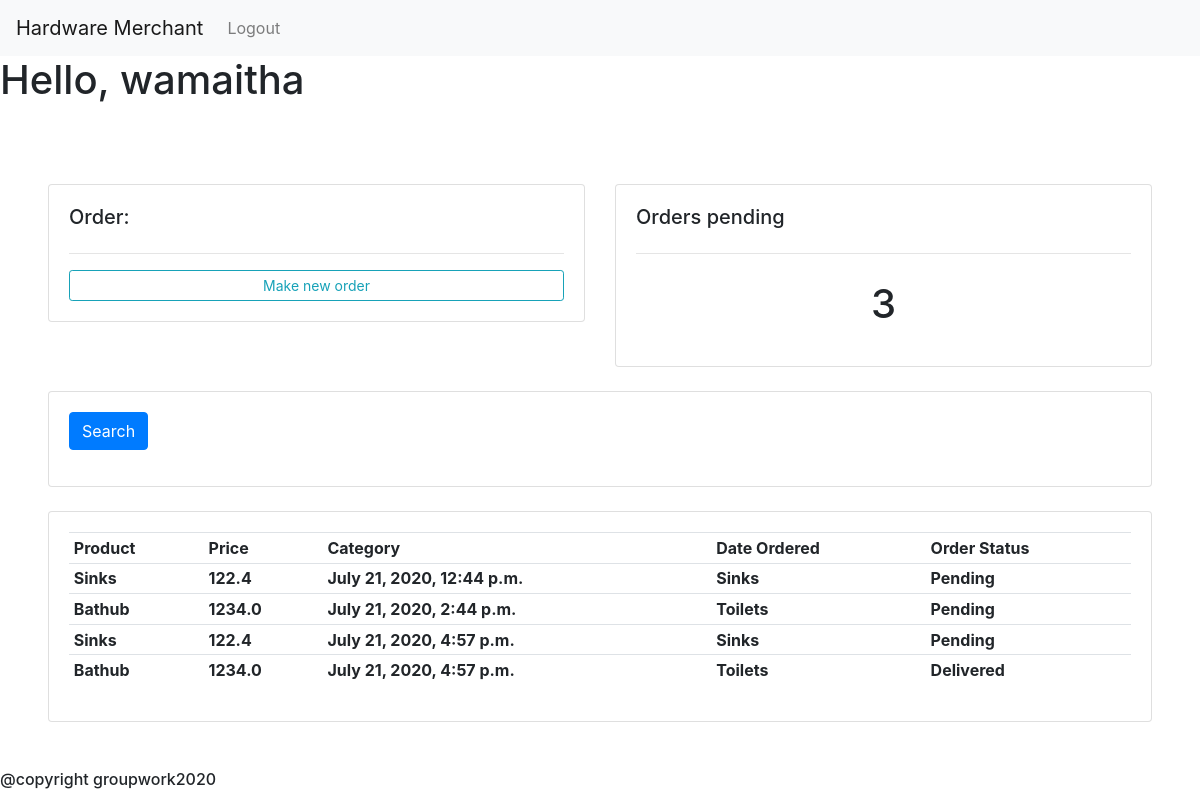
The app's page /customer/Wamzy/ (signed in), older data.
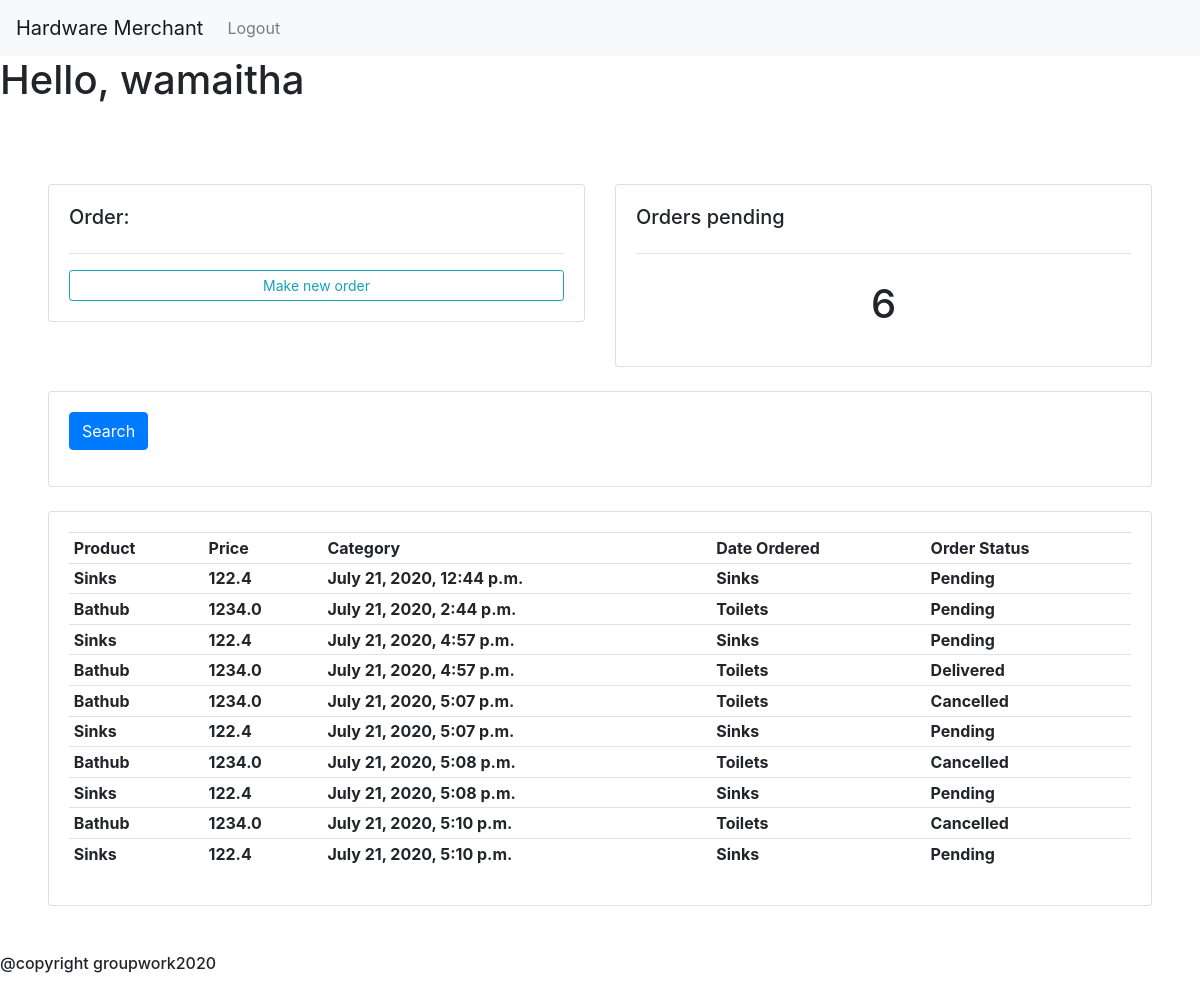
The same page, newer data.
### main/models.py (models this page shows, shortened)
class Order(models.Model):
    STATUS =(
                ('Pending', 'Pending'),
                ('Cancelled', 'Cancelled'),
                ('Delivered', 'Delivered'),
            )
    customer = models.ForeignKey(Customer, null=True, on_delete = models.SET_NULL)
    product =models.ForeignKey(Product, null=True, on_delete = models.SET_NULL)
    status =models.CharField(max_length=200, null=True, choices=STATUS)
    date_created=models.DateTimeField(auto_now_add=True,  null=True)

class Product(models.Model):
    CATEGORY = (
                    ('Sinks', 'Sinks'),
                    ('Pipes', 'Pipes'),
                    ('Toilets', 'Toilets'),
                )
    name=models.CharField(max_length=200, null=True)
    price=models.FloatField(max_length=200, null=True)
    category=models.CharField(max_length=200, null=True,choices=CATEGORY)
    description=models.CharField(max_length=200, null=True, blank=True)
    date_created=models.DateTimeField(auto_now_add=True,  null=True)
    image_url = models.CharField(max_length=200, null=True,default='https://upload.wikimedia.org/wikipedia/commons/8/89/Portrait_Placeholder.png' )
    stock_number = models.IntegerField(null=True, default=0)

### main/views.py (the view)
# urls.py: path("customer/<slug:username>/", views.customer, name='user'),
@login_required(login_url='main:login')
def customer(request, username):
    username = Customer.objects.get(name=username)
    orders = username.order_set.all()
    orders_pending = orders.filter(status='Pending').count()
    context = {
        'username': username,
        'orders': orders,
        'orders_pending': orders_pending
    }
    return render(request, 'main/orders.html', context)

### main/models.py (called while the page is built)
    def __str__(self):
        return self.name

### main/templates/main/orders.html
{% extends 'main/base.html' %}
{% block content%}
	<br>
<div style="margin: 1%; padding: 3%">
<div class="row" >
	<div class="col-md">
		<div class="card card-body">
			<h5>Order:</h5>
			<hr>
			<a class="btn btn-outline-info  btn-sm btn-block" href="{% url 'main:createorder' username %}">Make new order</a>
		</div>
	</div>
	<div class="col-md">
		<div class="card card-body">
			<h5>Orders pending</h5>
			<hr>
			<h1 style="text-align: center;padding: 10px">{{ orders_pending }}</h1>
		</div>
	</div>
</div>
<br>
<div class="row">
	<div class="col">
		<div class="card card-body">
			<form method="get">
		    <button class="btn btn-primary" type="submit">Search</button>
		  </form>
		</div>
	</div>
</div>
<br>
      <div class="row">
        <div class="col-md">
            <div class="card card-body">
                <table class="table table-sm">
                    <tr>
                        <th>Product</th>
                        <th>Price</th>
                        <th>Category</th>
                        <th>Date Ordered</th>
                        <th>Order Status</th>
                    </tr>
                      {% for order in orders %}
                    <tr>
                        <th>  {{order.product.name}}</th>
                        <th>  {{order.product.price}}</th>
                        <th>  {{order.date_created}}</th>
                        <th>  {{order.product.category}}</th>
                        <th>  {{order.status}}</th>
                    </tr>
                    {% endfor %}
                </table>
            </div>
        </div>
    </div>
</div>
{% endblock %}

### main/templates/main/base.html (shortened to what this page needs)
{% load static %}
<html lang="en">
  <head>
    <link rel="stylesheet" href="https://stackpath.bootstrapcdn.com/bootstrap/4.5.0/css/bootstrap.min.css">
  </head>
  <body>
    <nav class="navbar navbar-expand-lg navbar-light bg-light">
  <a class="navbar-brand" href="#"> Hardware Merchant</a>
  <div class="collapse navbar-collapse" id="navbarNav">
    <ul class="navbar-nav">
      <li class="nav-item">
        <a class="nav-link" href="{% url 'main:logout' %}">Logout</a>
      </li>
    </ul>
  </div>
</nav>
            <h1 class="user">Hello, {{request.user}}</h1>
    {% block content %}
    {% endblock %}
    <h6>@copyright groupwork2020</h6>
  </body>
</html>

Row changes from the older to the newer data that the page shows:
added Order: product.name "Bathub", product.price "1234.0", date_created "July 21, 2020, 5:07 p.m.", product.category "Toilets", status "Cancelled"
added Order: product.name "Sinks", product.price "122.4", date_created "July 21, 2020, 5:07 p.m.", product.category "Sinks", status "Pending"
added Order: product.name "Bathub", product.price "1234.0", date_created "July 21, 2020, 5:08 p.m.", product.category "Toilets", status "Cancelled"
added Order: product.name "Sinks", product.price "122.4", date_created "July 21, 2020, 5:08 p.m.", product.category "Sinks", status "Pending"
added Order: product.name "Bathub", product.price "1234.0", date_created "July 21, 2020, 5:10 p.m.", product.category "Toilets", status "Cancelled"
added Order: product.name "Sinks", product.price "122.4", date_created "July 21, 2020, 5:10 p.m.", product.category "Sinks", status "Pending"
Text that changed along with them:
{{ orders_pending }}: "3" → "6"
